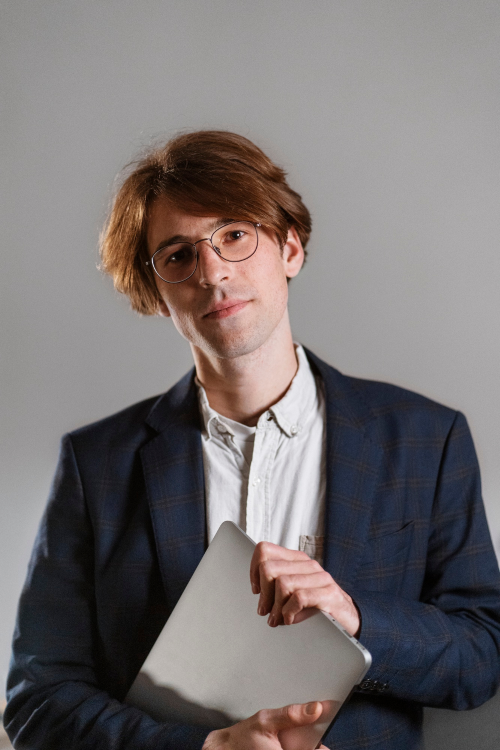
#> input picture src/assets/team-originals/damar.jpg, 1000 x 1500 px, given in place of mockup-testing-landing.png, which was not available (shown at 1/2 size)
$ python optimize-images.py
#> lines starting #> are read from the running program, lines starting #| are printed output that depends on the picture
from pathlib import Path
from PIL import Image, ImageOps

ROOT = Path(__file__).resolve().parents[1]

GALLERY_SOURCES = {
    "mockup-landing": "src/assets/mockup-testing-landing.png",
    "mockup-16-9": "src/assets/mockup-testing-16-9.png",
    "hero": "src/assets/hero.png",
    "team-damar": "src/assets/team-originals/damar.jpg",
    "team-faruq": "src/assets/team-originals/faruq.jpg",
    "team-febi": "src/assets/team-originals/febi.jpg",
    "team-hover-green": "src/assets/team-originals/hover-green.jpg",
    "team-hover-pink": "src/assets/team-originals/hover-pink.jpg",
}

TEAM_SOURCES = {
    "damar": "src/assets/team-originals/damar.jpg",
    "faruq": "src/assets/team-originals/faruq.jpg",
    "febi": "src/assets/team-originals/febi.jpg",
    "hover-green": "src/assets/team-originals/hover-green.jpg",
    "hover-pink": "src/assets/team-originals/hover-pink.jpg",
}

PROJECT_SOURCES = {
    "mockup-landing-1200": ("src/assets/mockup-testing-landing.png", 1200, 78),
    "mockup-16-9-1600": ("src/assets/mockup-testing-16-9.png", 1600, 80),
}


def save_webp(source, destination, max_side, quality):
#> called with source = 'src/assets/mockup-testing-landing.png', max_side = 560, quality = 72
    image = ImageOps.exif_transpose(Image.open(ROOT / source))
#> image is the input picture: PIL image 1000x1500 RGB; mean R, G, B 118.6, 112.6, 113
    if image.mode not in ("RGB", "RGBA"):
        image = image.convert("RGBA" if "transparency" in image.info or "A" in image.getbands() else "RGB")
    image.thumbnail((max_side, max_side), Image.Resampling.LANCZOS)
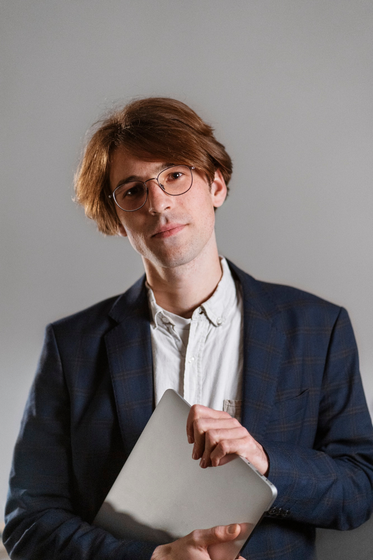
#> image: PIL image 373x560 RGB; mean R, G, B 118.6, 112.6, 113

    output = ROOT / destination
    output.parent.mkdir(parents=True, exist_ok=True)
    image.save(output, "WEBP", quality=quality, method=6)


def main():
    for name, source in GALLERY_SOURCES.items():
        save_webp(source, f"public/optimized/gallery/{name}.webp", 560, 72)
#> pass 2 of the loop in main, `for name, source in GALLERY_SOURCES.items():`:
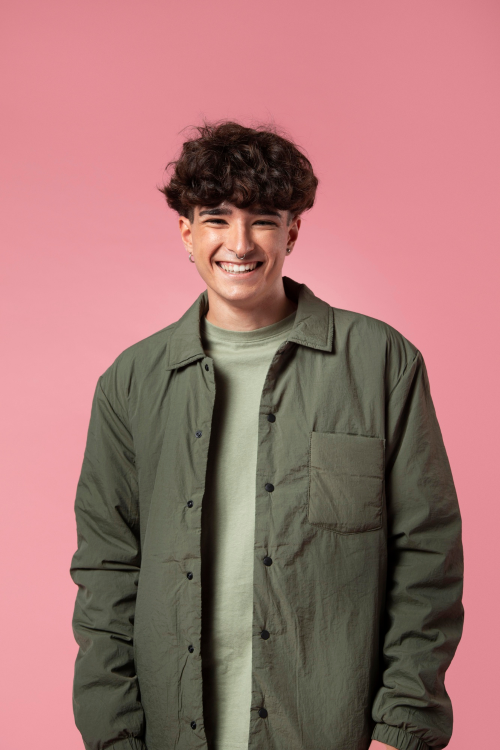
#> input picture src/assets/team-originals/faruq.jpg, 1000 x 1500 px, given in place of mockup-testing-16-9.png, which was not available (shown at 1/2 size)
#> in save_webp, image is the input picture: PIL image 1000x1500 RGB; mean R, G, B 162.8, 117.1, 114.6
#> in save_webp (call 2), `image.thumbnail((max_side, max_side), Image.Resampling.LANCZOS)`:
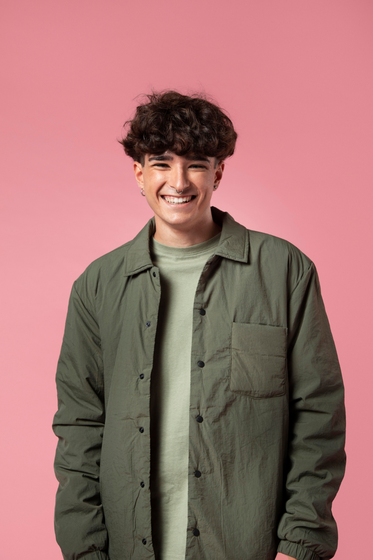
#> image: PIL image 373x560 RGB; mean R, G, B 162.8, 117.1, 114.6
#> pass 3 of the loop in main, `for name, source in GALLERY_SOURCES.items():`:
#> the loop made 8 passes; the first 3 are shown

    for name, source in TEAM_SOURCES.items():
        save_webp(source, f"public/optimized/team/{name}.webp", 900, 78)
#> pass 2 of the loop in main, `for name, source in TEAM_SOURCES.items():`:
#> pass 3 of the loop in main, `for name, source in TEAM_SOURCES.items():`:
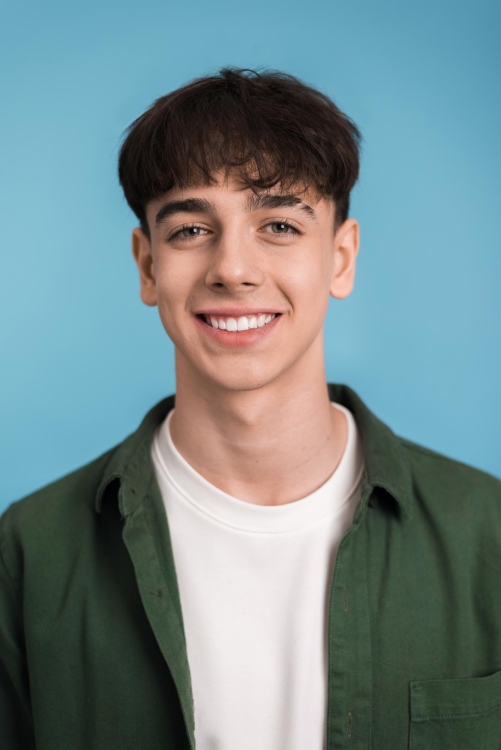
#> input picture src/assets/team-originals/febi.jpg, 1001 x 1500 px (shown at 1/2 size)
#> in save_webp, image is the input picture: PIL image 1001x1500 RGB; mean R, G, B 115.3, 135.8, 138.3
#> in save_webp (call 11), `image.thumbnail((max_side, max_side), Image.Resampling.LANCZOS)`:
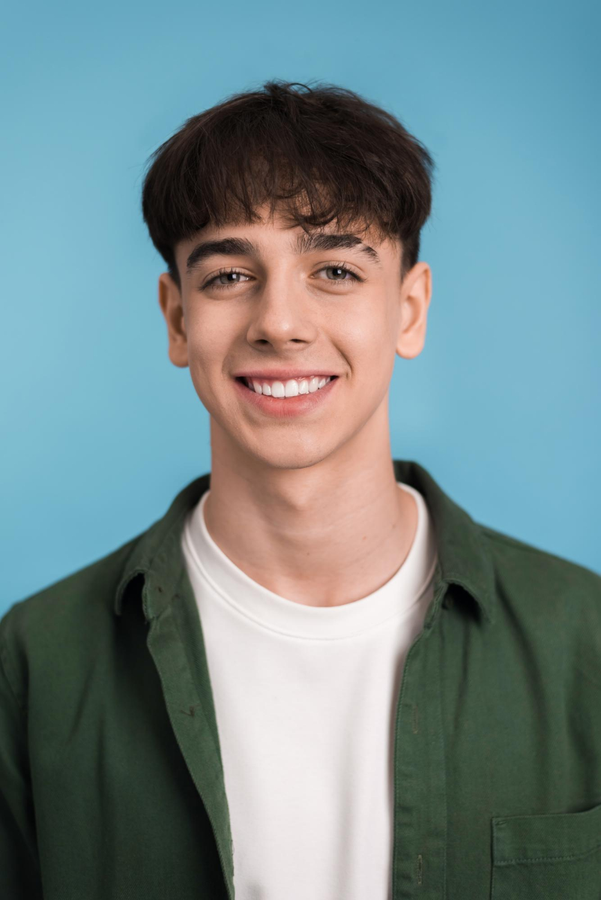
#> image: PIL image 601x900 RGB; mean R, G, B 115.3, 135.8, 138.3
#> the loop made 5 passes; the first 3 are shown

    for name, (source, max_side, quality) in PROJECT_SOURCES.items():
        save_webp(source, f"public/optimized/projects/{name}.webp", max_side, quality)
#> pass 2 of the loop in main, `for name, (source, max_side, quality) in PROJECT_SOURCES.items():`:


if __name__ == "__main__":
    main()
